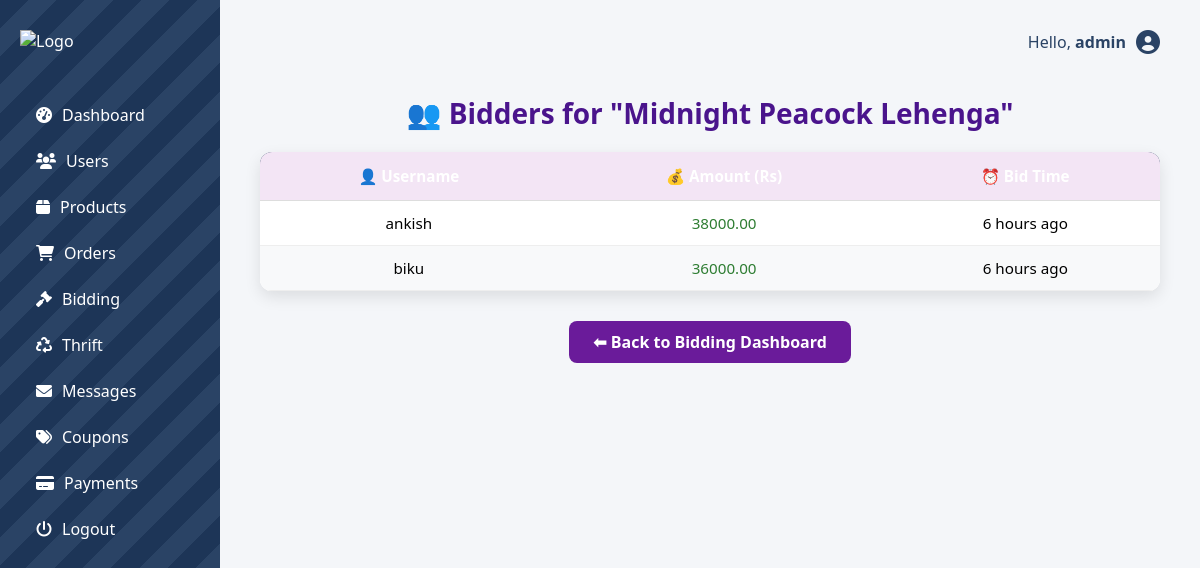
Page /dashboard/bidding/bids/7/ (signed in) on the committed database.
### MS/models.py (models this page shows, shortened)
class CustomUser(AbstractUser):
    ROLE_CHOICES = [
        ('customer', 'Customer'),
        ('admin', 'Admin'),
        ('vendor', 'Vendor'),
    ]
    SIZE_CHOICES = [
        ('XS', 'Extra Small'),
        ('S', 'Small'),
        ('M', 'Medium'),
        ('L', 'Large'),
        ('XL', 'Extra Large'),
        ('Free', 'Free Size'),
    ]
    role = models.CharField(max_length=10, choices=ROLE_CHOICES, default='customer')
    is_vendor = models.BooleanField(default=False)
    size = models.CharField(max_length=10, choices=SIZE_CHOICES, blank=True, null=True)
    store_name = models.CharField(max_length=255, blank=True, null=True)
    description = models.TextField(blank=True, null=True)
    logo = models.ImageField(upload_to='vendor_logos/', blank=True, null=True)
    groups = models.ManyToManyField(
        'auth.Group',
        related_name='customuser_set',
        blank=True
    )
    user_permissions = models.ManyToManyField(
        'auth.Permission',
        related_name='customuser_permissions',
        blank=True
    )

class BiddingProduct(models.Model):
    product_name = models.CharField(max_length=255)
    description = models.TextField()
    image = models.ImageField(upload_to='bidding/')
    starting_price = models.DecimalField(max_digits=10, decimal_places=2)
    estimated_price = models.DecimalField(max_digits=10, decimal_places=2)
    start_time = models.DateTimeField()
    end_time = models.DateTimeField()
    created_at = models.DateTimeField(auto_now_add=True)
    notified = models.BooleanField(default=False)

class Bid(models.Model):
    product = models.ForeignKey(BiddingProduct, on_delete=models.CASCADE)
    user = models.ForeignKey(settings.AUTH_USER_MODEL, on_delete=models.CASCADE)
    amount = models.DecimalField(max_digits=10, decimal_places=2)
    bid_time = models.DateTimeField(auto_now_add=True)

### MS/views.py (the view)
# urls.py: path('dashboard/bidding/bids/<int:product_id>/', views.view_bidders, name='view_bidders'),
@staff_member_required
def view_bidders(request, product_id):
    product = get_object_or_404(BiddingProduct, id=product_id)
    bids = Bid.objects.filter(product=product).order_by('-amount')  # Highest bid first
    return render(request, 'mytemplates/view_bidders.html', {
        'product': product,
        'bids': bids
    })

### MS/context_processors.py (called while the page is built)
def notification_context(request):
    if not request.user.is_authenticated:
        return {}
    user = request.user
    alerts = Notification.objects.filter(user=user, is_read=False).order_by('-timestamp')
    unread_count = alerts.count()
    alerts = alerts[:10]  # slice after count
    chat_messages = Chat.objects.filter(
        Q(sender=user) | Q(thrift__user=user)
    ).order_by('-timestamp')[:10]
    return {
        'alerts': alerts,
        'unread_count': unread_count,
        'chat_messages': chat_messages,
    }

### MS/templates/mytemplates/view_bidders.html
{% extends 'mytemplates/admin_dashboard.html' %}
{% load static %}
{% load humanize %}
{% block content %}
<h2 style="
  text-align: center;
  font-size: 28px;
  font-weight: bold;
  color: #4a148c;
  margin: 40px 0 20px;
">
  👥 Bidders for "{{ product.product_name }}"
</h2>
<div style="
  max-width: 1000px;
  margin: auto;
  background: #ffffff;
  border-radius: 12px;
  box-shadow: 0 6px 16px rgba(0,0,0,0.1);
  overflow-x: auto;
">
  <table style="width: 100%; border-collapse: collapse;">
    <thead>
      <tr style="background: #f3e5f5;">
        <th style="padding: 14px; font-weight: 600; border-bottom: 1px solid #ddd;">👤 Username</th>
        <th style="padding: 14px; font-weight: 600; border-bottom: 1px solid #ddd;">💰 Amount (Rs)</th>
        <th style="padding: 14px; font-weight: 600; border-bottom: 1px solid #ddd;">⏰ Bid Time</th>
      </tr>
    </thead>
    <tbody>
      {% for bid in bids %}
      <tr style="text-align: center; border-bottom: 1px solid #eee;">
        <td style="padding: 12px;">{{ bid.user.username }}</td>
        <td style="padding: 12px; color: #2e7d32; font-weight: 500;">{{ bid.amount }}</td>
        <td style="padding: 12px;">{{ bid.bid_time|naturaltime }}</td>
      </tr>
      {% empty %}
      <tr>
        <td colspan="3" style="padding: 20px; color: #999;">No bids yet.</td>
      </tr>
      {% endfor %}
    </tbody>
  </table>
</div>
<div style="text-align: center; margin-top: 40px;">
  <a href="{% url 'admin_bidding' %}" style="
    padding: 10px 24px;
    background: #6a1b9a;
    color: white;
    border-radius: 8px;
    text-decoration: none;
    font-weight: 600;
    transition: background 0.3s ease;
  " onmouseover="this.style.background='#4a148c'" onmouseout="this.style.background='#6a1b9a'">
    ⬅ Back to Bidding Dashboard
  </a>
</div>
{% endblock %}

### MS/templates/mytemplates/admin_dashboard.html (shortened to what this page needs)
{% load static %}
<!DOCTYPE html>
<html lang="en">
<head>
  <link rel="stylesheet" href="{% static 'css/admin_dashboard.css' %}">
  <link rel="stylesheet" href="https://cdnjs.cloudflare.com/ajax/libs/font-awesome/6.0.0/css/all.min.css">
</head>
<body>
<div class="admin-container">
  <div class="sidebar">
    <div class="logo">
      <img src="{% static 'images/finallogo.png' %}" alt="Logo">
    </div>
    <ul class="nav">
        <li><a href="{% url 'admin_dashboard' %}"><i class="fas fa-tachometer-alt"></i> Dashboard</a></li>
        <li><a href="{% url 'admin_users' %}"><i class="fas fa-users"></i> Users</a></li>
        <li><a href="{% url 'admin_products' %}"><i class="fas fa-box"></i> Products</a></li>
        <li><a href="{% url 'admin_all_orders' %}"><i class="fas fa-shopping-cart"></i> Orders</a></li>
        <li><a href="{% url 'admin_bidding' %}"><i class="fas fa-gavel"></i> Bidding</a></li>
        <li><a href="{% url 'admin_thrift' %}"><i class="fas fa-recycle"></i> Thrift</a></li>
        <li><a href="{% url 'admin_messages' %}"><i class="fas fa-envelope"></i> Messages</a></li>
        <li><a href="{% url 'admin_coupons' %}"><i class="fas fa-tags"></i> Coupons</a></li>
        <li><a href="{% url 'admin_payment_report' %}"><i class="fas fa-credit-card"></i> Payments</a></li>
        <li><a href="{% url 'logout' %}"><i class="fas fa-power-off"></i> Logout</a></li>
    </ul>
  </div>
  <div class="main">
    <div class="topbar">
      <p>Hello, <strong>{{ request.user.username }}</strong></p>
      <i class="fas fa-user-circle"></i>
    </div>
    {% block content %}{% endblock %}
  </div>
</div>
</body>
</html>

### static/css/admin_dashboard.css (style rules this page uses)
* { margin: 0; padding: 0; box-sizing: border-box; }
html, body { height: 100%; }
body { font-family: 'Segoe UI', sans-serif; background-color: #f4f6f9; }
.admin-container { display: flex; min-height: 100vh; }
.sidebar { width: 220px; background: repeating-linear-gradient( 135deg, #1d3557, #1d3557 20px, #2a4365 20px, #2a4365 40px ); color: white; padding: 30px 20px; min-height: 100vh; position: sticky; top: 0; align-self: flex-start; }
.sidebar .logo img { width: 120px; margin-bottom: 40px; }
.sidebar .nav { list-style: none; padding-left: 0; }
.sidebar .nav li { padding: 12px 16px; display: flex; align-items: center; gap: 12px; cursor: pointer; border-radius: 6px; transition: background-color 0.2s ease; }
.sidebar .nav li a { color: white; text-decoration: none; display: flex; align-items: center; gap: 10px; }
.main { flex: 1; padding: 30px 40px; }
.topbar { display: flex; justify-content: flex-end; align-items: center; gap: 10px; margin-bottom: 30px; }
.topbar p { font-size: 16px; color: #2a4365; }
.topbar i { font-size: 24px; color: #2a4365; }
h1, h2 { font-size: 28px; margin-bottom: 30px; color: #1d3557; }
table { width: 100%; border-collapse: collapse; background-color: #fff; box-shadow: 0 0 10px rgba(0,0,0,0.03); font-size: 0.95rem; }
table th, table td { padding: 12px 16px; text-align: center; vertical-align: middle; }
table thead { background-color: #1d3557; color: white; }
table tbody tr:nth-child(even) { background-color: #f8f9fa; }

### rows in the picture
CustomUser: user.username "admin"
BiddingProduct: product_name "Midnight Peacock Lehenga"
Bid: user.username "ankish", amount "38000.00", bid_time "6 hours ago"
Bid: user.username "biku", amount "36000.00", bid_time "6 hours ago"
